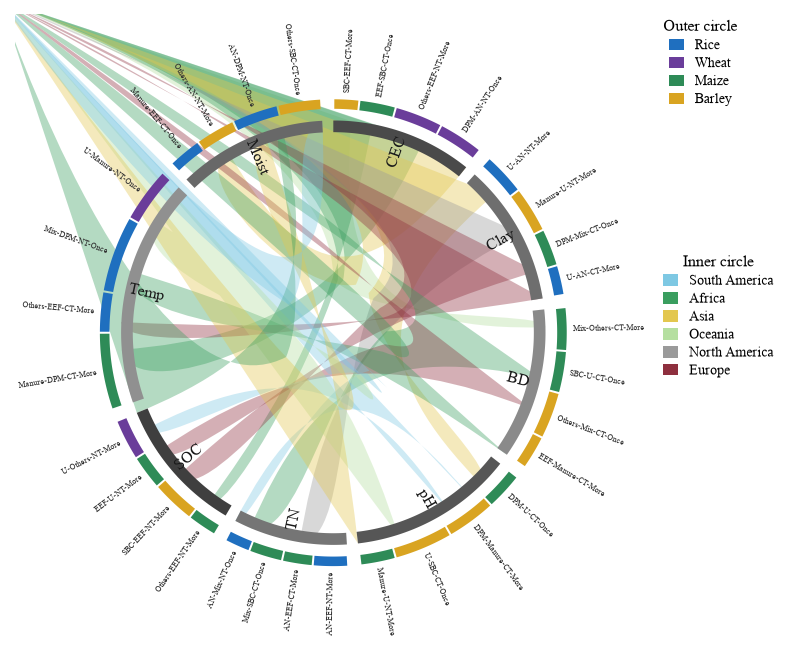

This chart was generated by the following Python code:
# -*- coding: utf-8 -*-
"""案例27 - Nature 和弦图(双环): 内环 8 土壤因子节点弧(深灰系), 弦连接因子间关系,
带色=大洲(6 色); 外环每因子下挂 2-4 个作物x管理细分小扇区(彩类色, 3.8pt 径向小字);
右上 Outer/Inner circle 双段图例。参考：同类期刊常见的「双环和弦图」版式（详见同名 case 卡）。"""
import sys, os
HERE = os.path.dirname(os.path.abspath(__file__))
sys.path.insert(0, os.path.join(HERE, 'lib'))
from paper_style import *
set_style()

import numpy as np
import matplotlib.pyplot as plt
from matplotlib.patches import Patch
from helpers.chord import _arc_patch, _ribbon

r = rng(27)

soil = ['CEC', 'Clay', 'BD', 'pH', 'TN', 'SOC', 'Temp', 'Moist']
ns = len(soil)
crops = ['Rice', 'Wheat', 'Maize', 'Barley']
col_crop = ['#1F6FBF', '#6A3D9A', '#2E8B57', '#D9A421']
col_soil = ['#4A4A4A', '#6E6E6E', '#8A8A8A', '#565656',
            '#757575', '#3F3F3F', '#909090', '#686868']
continents = ['South America', 'Africa', 'Asia', 'Oceania',
              'North America', 'Europe']
col_cont = ['#7EC8E3', '#3A9E5F', '#E3C74F', '#B5DFA0', '#9A9A9A', '#8E2F3E']

# ---- 内环因子间流量(无向对; 每对指定一个大洲配色)
flows = []
for i in range(ns):
    for j in range(i + 1, ns):
        if r.random() < 0.60:
            flows.append([i, j, float(r.uniform(2, 9)), int(r.integers(0, 6))])
deg = np.zeros(ns)
for i, j, w, ci in flows:
    deg[i] += w
    deg[j] += w
for i in range(ns):                              # 兜底: 保证每个因子至少一条弦
    if deg[i] == 0:
        j = (i + 1) % ns
        flows.append([i, j, 5.0, int(r.integers(0, 6))])
        deg[i] += 5.0
        deg[j] += 5.0

# ---- 角度布局: 90° 起顺时针, 因子间留缺口, 因子弧 span 正比于流量
GAP = 3.0
avail = 360.0 - GAP * ns
spans = deg / deg.sum() * avail
arc, curs = {}, {}
a = 90.0
for i in range(ns):
    arc[i] = (a - spans[i], a)                   # (lo, hi) 顺时针
    curs[i] = a                                  # 弦分配游标(自 hi 向 lo)
    a -= spans[i] + GAP

fig, ax = plt.subplots(figsize=cm2in(14.5, 14.0))
ax.set_aspect('equal')
ax.axis('off')
C, R = (0.0, 0.0), 1.0

# ---- 弦(因子<->因子, 底层), 两端按流量比例切分各因子弧段
for i, j, w, ci in flows:
    s_i = spans[i] * w / deg[i]
    s_j = spans[j] * w / deg[j]
    a1, a2 = curs[i] - s_i, curs[i]
    b1, b2 = curs[j] - s_j, curs[j]
    curs[i] -= s_i
    curs[j] -= s_j
    ax.add_patch(_ribbon(C, R, np.radians(a1), np.radians(a2),
                         np.radians(b1), np.radians(b2),
                         col_cont[ci], alpha=0.38))

# ---- 内环因子弧(深灰系) + 内侧切向标签
for i in range(ns):
    lo, hi = arc[i]
    ax.add_patch(_arc_patch(C, R, np.radians(lo), np.radians(hi), 0.055, col_soil[i]))
    mid = (lo + hi) / 2.0
    rot = mid - 360 if mid > 180 else mid
    if abs(rot) > 90:
        rot += 180
    m = np.radians(mid)
    ax.text(0.90 * np.cos(m), 0.90 * np.sin(m), soil[i], ha='center', va='center',
            fontsize=7.5, color='#1A1A1A', rotation=rot, rotation_mode='anchor')

# ---- 外环: 每因子 2-4 个作物x管理细分小扇区(彩类色) + 3.8pt 径向小字
ferts = ['U', 'DPM', 'SBC', 'EEF', 'Manure', 'AN', 'Others', 'Mix']
mgrs = ['CT-Once', 'NT-Once', 'CT-More', 'NT-More']
R2 = 1.10
for i in range(ns):
    lo, hi = arc[i]
    k = int(max(2, min(4, spans[i] / 6.0)))      # 扇区数随 span 缩放, 保证最小宽度
    ws = r.uniform(0.5, 1.0, k)
    totw = ws.sum()
    edges = [hi]
    csum = 0.0
    for t in range(k):
        csum += ws[t]
        edges.append(hi - (hi - lo) * csum / totw)
    g = 0.5
    for t in range(k):
        s_hi, s_lo = edges[t] - g / 2, edges[t + 1] + g / 2
        ci = int(r.integers(0, 4))
        ax.add_patch(_arc_patch(C, R2, np.radians(s_lo), np.radians(s_hi),
                                0.045, col_crop[ci]))
        mid = (s_lo + s_hi) / 2.0
        i1 = int(r.integers(0, 8))
        i2 = (i1 + int(r.integers(1, 8))) % 8   # 两段肥料名不同, 仿参考组合
        lbl = '%s-%s-%s' % (ferts[i1], ferts[i2], mgrs[int(r.integers(0, 4))])
        tdeg = mid - 360 if mid > 180 else mid
        if -90 <= tdeg <= 90:                    # 径向文字: 右半向外读, 左半翻转
            rot, ha = tdeg, 'left'
        else:
            rot = tdeg - 180 if tdeg > 0 else tdeg + 180
            ha = 'right'
        m = np.radians(mid)
        ax.text((R2 + 0.03) * np.cos(m), (R2 + 0.03) * np.sin(m), lbl,
                ha=ha, va='center', fontsize=3.8, color='#333333',
                rotation=rot, rotation_mode='anchor')

# ---- 右上双段图例: Outer circle(作物) / Inner circle(大洲), 置于坐标区右侧圈外, 防压外环小字
h_out = [Patch(fc=c, ec='none', label=l) for l, c in zip(crops, col_crop)]
leg1 = ax.legend(handles=h_out, title='Outer circle', loc='upper left',
                 bbox_to_anchor=(1.01, 1.0), fontsize=6.5, title_fontsize=7.5,
                 frameon=False, handlelength=1.1, handleheight=0.9,
                 labelspacing=0.35, borderaxespad=0.0)
ax.add_artist(leg1)
h_in = [Patch(fc=c, ec='none', label=l) for l, c in zip(continents, col_cont)]
ax.legend(handles=h_in, title='Inner circle', loc='upper left',
          bbox_to_anchor=(1.01, 0.63), fontsize=6.5, title_fontsize=7.5,
          frameon=False, handlelength=1.1, handleheight=0.9,
          labelspacing=0.35, borderaxespad=0.0)

ax.set_xlim(-1.5, 1.5)
ax.set_ylim(-1.5, 1.5)
save(fig, 'case_seg027.png')
